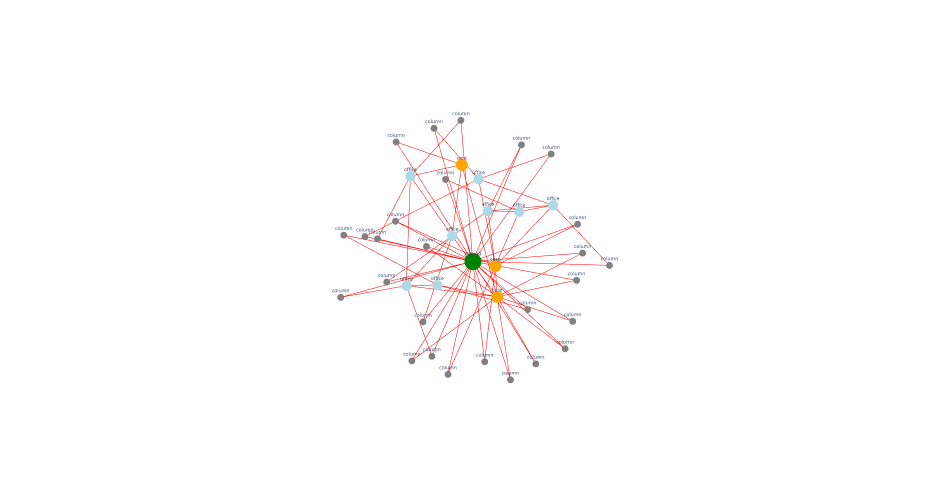

The cell this chart's notebook holds for it:
### Code cell
# View 1 — True label (your assessment)
print(f"TRUE: {true_label} — {MAPPING[true_label]}")
Topology.Show(
    g,
    vertexSize=6,
    vertexSizeKey="size",
    vertexColorKey="true_color",
    showVertexLabel=True,
    vertexLabelKey="cell_name",
    backgroundColor="white",
    camera=[0, 0, 3],
    renderer=renderer
)

### Figure 1 — Plotly figure (JSON) as saved in the notebook; plotly's stock layout.template omitted (floating-point values rounded to 4 significant figures; data arrays with more than 128 entries replaced by an {"elided": "..."} marker saying what was removed)
{"data": [{"hoverinfo": "text", "legendgroup": "2", "legendrank": 2, "line": {"color": "red", "dash": "solid", "width": 1}, "marker": {"size": 0}, "mode": "lines", "name": "1: Untitled Graph (Edges)", "showlegend": false, "text": "", "type": "scatter3d", "x": {"elided": "219 float values"}, "y": {"elided": "219 float values"}, "z": {"elided": "219 int values"}}, {"customdata": ["office", "column", "office", "column", "core", "column", "column", "column", "column", "column", "column", "core", "column", "office", "column", "column", "column", "column", "column", "column", "office", "column", "office", "column", "column", "column", "column", "office", "column", "column", "column", "column", "column", "column", "office", "office", "column", "core", "ground"], "hoverinfo": "text", "hovertemplate": ["Click office", "Click column", "Click office", "Click column", "Click core", "Click column", "Click column", "Click column", "Click column", "Click column", "Click column", "Click core", "Click column", "Click office", "Click column", "Click column", "Click column", "Click column", "Click column", "Click column", "Click office", "Click column", "Click office", "Click column", "Click column", "Click column", "Click column", "Click office", "Click column", "Click column", "Click column", "Click column", "Click column", "Click column", "Click office", "Click office", "Click column", "Click core", "Click ground"], "hovertext": ["office", "column", "office", "column", "core", "column", "column", "column", "column", "column", "column", "core", "column", "office", "column", "column", "column", "column", "column", "column", "office", "column", "office", "column", "column", "column", "column", "office", "column", "column", "column", "column", "column", "column", "office", "office", "column", "core", "ground"], "legendgroup": "1", "legendrank": 1, "marker": {"color": ["#ADD8E6", "#808080", "#ADD8E6", "#808080", "#FFA500", "#808080", "#808080", "#808080", "#808080", "#808080", "#808080", "#FFA500", "#808080", "#ADD8E6", "#808080", "#808080", "#808080", "#808080", "#808080", "#808080", "#ADD8E6", "#808080", "#ADD8E6", "#808080", "#808080", "#808080", "#808080", "#ADD8E6", "#808080", "#808080", "#808080", "#808080", "#808080", "#808080", "#ADD8E6", "#ADD8E6", "#808080", "#FFA500", "#008000"], "line": {"width": 0}, "opacity": 1, "size": [12, 8, 12, 8, 14, 8, 8, 8, 8, 8, 8, 14, 8, 12, 8, 8, 8, 8, 8, 8, 12, 8, 12, 8, 8, 8, 8, 12, 8, 8, 8, 8, 8, 8, 12, 12, 8, 14, 20], "sizemode": "diameter", "symbol": "circle"}, "mode": "markers+text", "name": "1: Untitled Graph (Vertices)", "showlegend": false, "text": ["office", "column", "office", "column", "core", "column", "column", "column", "column", "column", "column", "core", "column", "office", "column", "column", "column", "column", "column", "column", "office", "column", "office", "column", "column", "column", "column", "office", "column", "column", "column", "column", "column", "column", "office", "office", "column", "core", "ground"], "textfont": {"size": 5}, "type": "scatter3d", "x": [0.7101, -1.261, -0.5406, -1.681, 0.4192, 0.4028, 2.425, -1.042, -0.194, 0.816, 1.701, 1.032, 1.452, 1.412, -0.09877, -0.2531, 2.208, 2.978, -0.4472, -0.7199, -0.4716, -0.06321, 0.2505, -1.627, 1.966, -0.8826, -0.7308, 2.001, 0.1369, 2.512, 0.1793, 1.56, 2.408, 1.262, -0.003046, 0.8713, 2.34, 0.9998, 0.6094], "y": [1.784, 0.7894, -0.06273, -0.2633, 2.034, 2.803, 1.003, 0.7492, 0.6184, -1.379, -1.416, -0.2548, 2.379, 1.221, -1.284, -0.6877, -1.154, 0.2895, -1.363, 2.429, 1.836, 2.667, 0.8018, 0.8143, 2.22, 0.001145, 1.054, 1.332, 1.78, 0.5035, -1.599, -0.4743, 0.0312, -1.692, -0.05092, 1.233, -0.6787, 0.2804, 0.3583], "z": [0, 0, 0, 0, 0, 0, 0, 0, 0, 0, 0, 0, 0, 0, 0, 0, 0, 0, 0, 0, 0, 0, 0, 0, 0, 0, 0, 0, 0, 0, 0, 0, 0, 0, 0, 0, 0, 0, 0]}], "layout": {"autosize": true, "height": 500, "margin": {"b": 40, "l": 40, "r": 40, "t": 40}, "paper_bgcolor": "#FFFFFF", "plot_bgcolor": "#FFFFFF", "scene": {"aspectmode": "data", "camera": {"center": {"x": 0, "y": 0, "z": 0}, "eye": {"x": 0, "y": 0, "z": 3}, "projection": {"type": "perspective"}, "up": {"x": 0, "y": 1, "z": 0}}, "xaxis": {"visible": false}, "yaxis": {"visible": false}, "zaxis": {"visible": false}}, "showlegend": true, "width": 950, "xaxis": {"showgrid": false, "visible": false, "zeroline": false}, "yaxis": {"showgrid": false, "visible": false, "zeroline": false}}}
